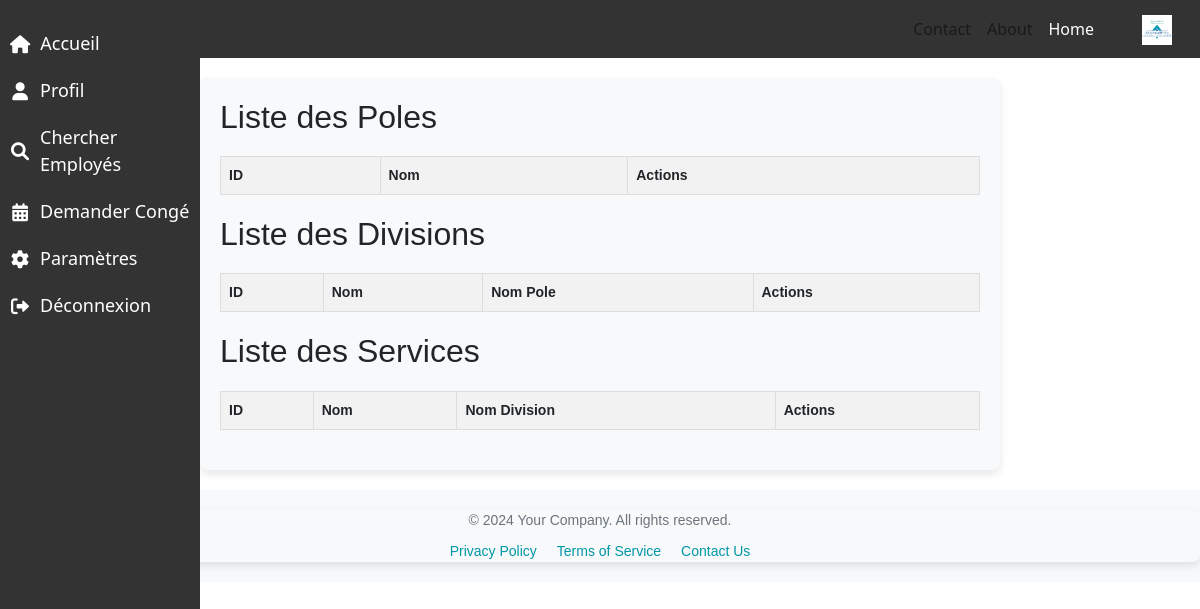
Before: /Modification/liste_branche.php with the older database file.
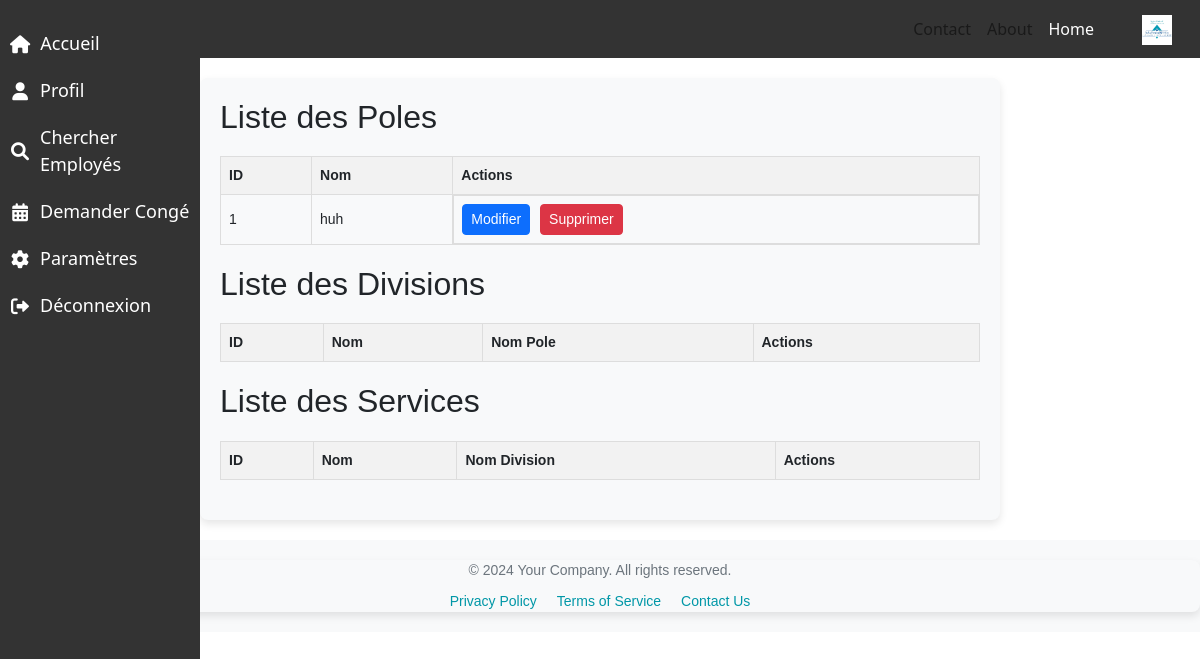
After: the same page with the newer database file.
### tables this page shows
CREATE TABLE `poles` (
  `id` int(11) NOT NULL,
  `nom` varchar(255) NOT NULL,
  `nom_directeur` varchar(255) NOT NULL
);

### Modification/liste_branche.php (the view, shortened to what this page needs)
<?php
require_once '../backend/db.php';
$poles = [];
$result = $conn->query("SELECT id, nom FROM poles");
if ($result) {
    while ($row = $result->fetch_assoc()) {
        $poles[] = $row;
    }
}
?>
<!DOCTYPE html>
<html lang="en">
<head>
    <link rel="stylesheet" href="https://stackpath.bootstrapcdn.com/bootstrap/4.5.2/css/bootstrap.min.css">
    <?php include '../pages/boot.php'; ?>
</head>
<body>
<?php include '../pages/side.php'; ?>
<?php include '../pages/navbar.php'; ?>
<div class="container main-content">
    <h2>Liste des Poles</h2>
    <table>
        <thead>
            <tr>
                <th>ID</th>
                <th>Nom</th>
                <th>Actions</th>
            </tr>
        </thead>
        <tbody>
            <?php foreach ($poles as $pole): ?>
                <tr>
                    <td><?php echo htmlspecialchars($pole['id']); ?></td>
                    <td><?php echo htmlspecialchars($pole['nom']); ?></td>
                    <td class="action-buttons">
                        <button class="btn btn-primary btn-sm" data-toggle="modal" data-target="#modifyModal" data-id="<?php echo $pole['id']; ?>" data-type="pole">Modifier</button>
                        <button class="btn btn-danger btn-sm" data-toggle="modal" data-target="#deleteModal" data-id="<?php echo $pole['id']; ?>" data-type="pole">Supprimer</button>
                    </td>
                </tr>
            <?php endforeach; ?>
        </tbody>
    </table>
    <h2>Liste des Divisions</h2>
    <table>
        <thead>
            <tr>
                <th>ID</th>
                <th>Nom</th>
                <th>Nom Pole</th>
                <th>Actions</th>
            </tr>
        </thead>
    </table>
<h2>Liste des Services</h2>
<table>
    <thead>
        <tr>
            <th>ID</th>
            <th>Nom</th>
            <th>Nom Division</th>
            <th>Actions</th>
        </tr>
    </thead>
</table>
</div>
<?php include '../pages/footer.php'; ?>
</body>
</html>

Changed rows visible on the page:
added poles: id "1", nom "huh"
